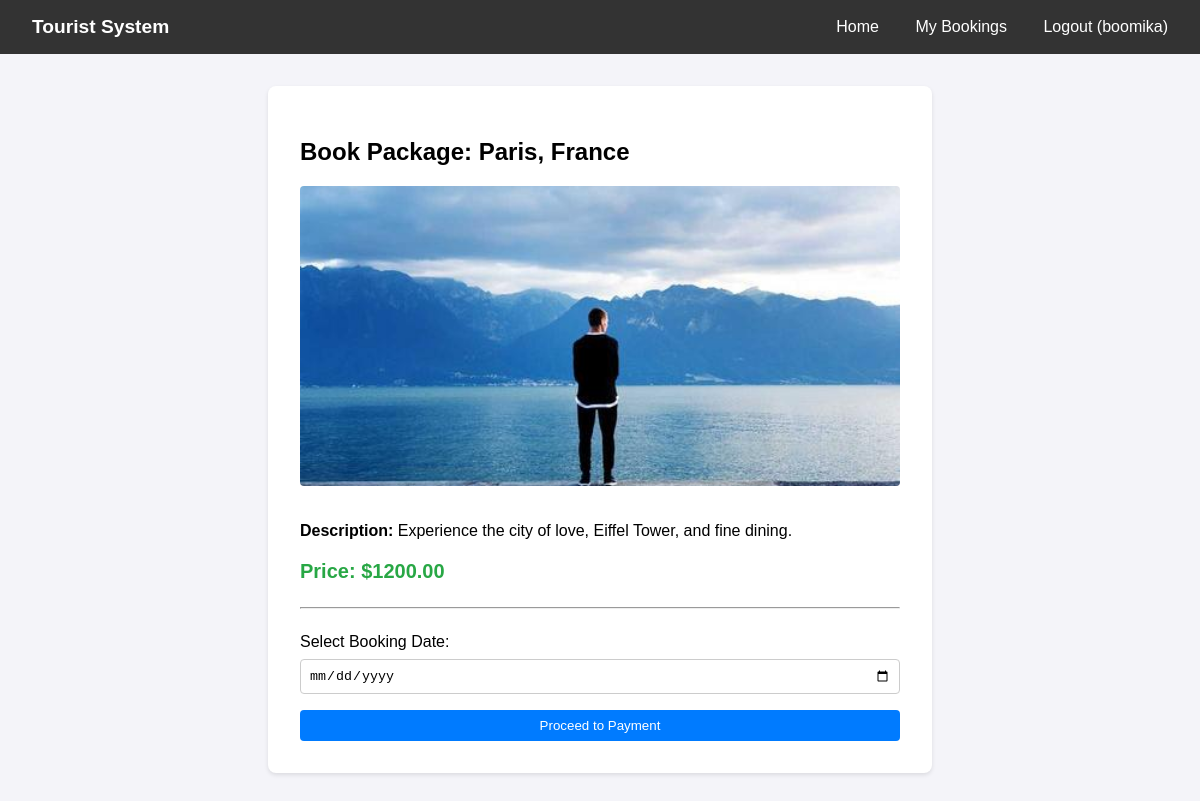
The page /book/1 (signed in) on the database its author committed.
### tables this page shows
CREATE TABLE places (
                id INTEGER PRIMARY KEY AUTOINCREMENT,
                name TEXT NOT NULL,
                description TEXT NOT NULL,
                price REAL NOT NULL,
                image_url TEXT
            );

### app.py (the view, shortened to what this page needs)
@app.route('/book/<int:place_id>', methods=['GET', 'POST'])
@login_required
def book(place_id):
    db = get_db()
    cursor = db.cursor()
    cursor.execute('SELECT * FROM places WHERE id = ?', (place_id,))
    place = cursor.fetchone()
    if not place:
        flash('Place not found.', 'danger')
        return redirect(url_for('index'))
    return render_template('booking.html', place=place)

### app.py (called while the page is built)
def get_db():
    db = getattr(g, '_database', None)
    if db is None:
        db = g._database = sqlite3.connect(DATABASE)
        db.row_factory = sqlite3.Row
    return db

@app.teardown_appcontext
def close_connection(exception):
    db = getattr(g, '_database', None)
    if db is not None:
        db.close()

def login_required(f):
    @wraps(f)
    def decorated_function(*args, **kwargs):
        if 'user_id' not in session:
            flash('Please log in first.', 'danger')
            return redirect(url_for('login'))
        return f(*args, **kwargs)
    return decorated_function

### templates/booking.html (shortened to what this page needs)
{% extends 'layout.html' %}
{% block content %}
<div style="max-width: 600px; margin: 0 auto; background: white; padding: 2rem; border-radius: 8px; box-shadow: 0 2px 4px rgba(0,0,0,0.1);">
    <h2>Book Package: {{ place.name }}</h2>
    <img src="{{ place.image_url }}" alt="{{ place.name }}" style="width: 100%; height: 300px; object-fit: cover; border-radius: 4px; margin-bottom: 1rem;">
    <p><strong>Description:</strong> {{ place.description }}</p>
    <p class="price">Price: ${{ "%.2f"|format(place.price) }}</p>
    <hr style="margin: 1.5rem 0;">
    <form method="POST">
        <div class="form-group">
            <label for="date">Select Booking Date:</label>
            <input type="date" id="date" name="date" required>
        </div>
        <button type="submit" class="btn" style="width: 100%;">Proceed to Payment</button>
    </form>
</div>
{% endblock %}

### static/style.css (style rules this page uses)
body { font-family: Arial, sans-serif; margin: 0; padding: 0; background-color: #f4f4f9; }
.price { font-size: 1.25rem; color: #28a745; font-weight: bold; }
.btn { display: inline-block; background: #007bff; color: white; padding: 0.5rem 1rem; text-decoration: none; border-radius: 4px; border: none; cursor: pointer; text-align: center; }
.form-group { margin-bottom: 1rem; }
.form-group label { display: block; margin-bottom: 0.5rem; }
.form-group input, .form-group textarea, .form-group select { width: 100%; padding: 0.5rem; border: 1px solid #ccc; border-radius: 4px; box-sizing: border-box; }

### rows shown on the page
places: name "Paris, France", image_url (picture), description "Experience the city of love, Eiffel Tower, and fine dining.", price "1200.00"

### other values the page prints
{{ session.username }} "boomika"
